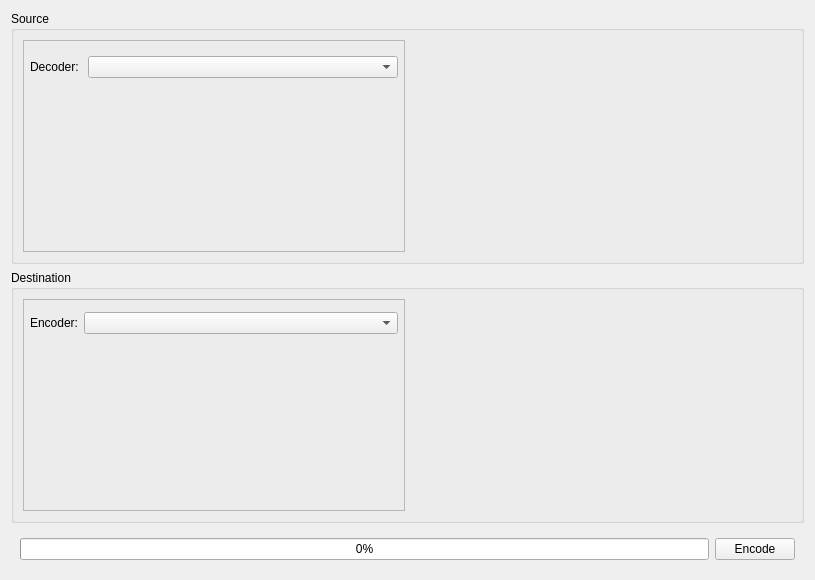
<?xml version="1.0" encoding="UTF-8"?>
<ui version="4.0">
 <class>Encode</class>
 <widget class="QWidget" name="Encode">
  <property name="geometry">
   <rect>
    <x>0</x>
    <y>0</y>
    <width>815</width>
    <height>580</height>
   </rect>
  </property>
  <property name="windowTitle">
   <string>Form</string>
  </property>
  <layout class="QVBoxLayout" name="verticalLayout">
   <item>
    <widget class="QGroupBox" name="sourceGroupBox">
     <property name="title">
      <string>Source</string>
     </property>
     <layout class="QHBoxLayout" name="horizontalLayout">
      <item>
       <widget class="QFrame" name="sourceSettingsFrame">
        <property name="minimumSize">
         <size>
          <width>200</width>
          <height>100</height>
         </size>
        </property>
        <property name="frameShape">
         <enum>QFrame::StyledPanel</enum>
        </property>
        <property name="frameShadow">
         <enum>QFrame::Raised</enum>
        </property>
        <layout class="QVBoxLayout" name="verticalLayout_3">
         <property name="margin">
          <number>6</number>
         </property>
         <item>
          <widget class="QWidget" name="widget_4" native="true">
           <property name="sizePolicy">
            <sizepolicy hsizetype="Minimum" vsizetype="Minimum">
             <horstretch>0</horstretch>
             <verstretch>0</verstretch>
            </sizepolicy>
           </property>
           <layout class="QFormLayout" name="formLayout_3">
            <property name="fieldGrowthPolicy">
             <enum>QFormLayout::AllNonFixedFieldsGrow</enum>
            </property>
            <property name="horizontalSpacing">
             <number>9</number>
            </property>
            <property name="verticalSpacing">
             <number>9</number>
            </property>
            <property name="margin">
             <number>0</number>
            </property>
            <item row="0" column="1">
             <widget class="QWidget" name="widget_2" native="true">
              <layout class="QHBoxLayout" name="horizontalLayout_4">
               <property name="margin">
                <number>0</number>
               </property>
              </layout>
             </widget>
            </item>
            <item row="1" column="0">
             <widget class="QLabel" name="label">
              <property name="text">
               <string>Decoder:</string>
              </property>
             </widget>
            </item>
            <item row="1" column="1">
             <widget class="QComboBox" name="decoderComboBox"/>
            </item>
           </layout>
          </widget>
         </item>
         <item>
          <widget class="QStackedWidget" name="decoderOptionsStackedWidget">
           <property name="sizePolicy">
            <sizepolicy hsizetype="Expanding" vsizetype="Expanding">
             <horstretch>0</horstretch>
             <verstretch>0</verstretch>
            </sizepolicy>
           </property>
           <widget class="QWidget" name="defaultDecoderOptions"/>
           <widget class="XYZMCodecOptionsController" name="xyzmOptions"/>
           <widget class="HolovideoEncoderOptionsController" name="holovideoOptions"/>
           <widget class="NineFringeCodecOptionsController" name="nineFringeOptions"/>
           <widget class="SixFringeCodecOptionsController" name="sixFringeOptions"/>
          </widget>
         </item>
        </layout>
       </widget>
      </item>
      <item>
       <widget class="EncodingOpenGLWidget" name="decoderGLWidget" native="true">
        <property name="sizePolicy">
         <sizepolicy hsizetype="Expanding" vsizetype="Expanding">
          <horstretch>0</horstretch>
          <verstretch>0</verstretch>
         </sizepolicy>
        </property>
       </widget>
      </item>
     </layout>
    </widget>
   </item>
   <item>
    <widget class="QGroupBox" name="destinationGroupBox">
     <property name="title">
      <string>Destination</string>
     </property>
     <layout class="QHBoxLayout" name="horizontalLayout_3">
      <item>
       <widget class="QFrame" name="destSettingsFrame">
        <property name="minimumSize">
         <size>
          <width>200</width>
          <height>0</height>
         </size>
        </property>
        <property name="frameShape">
         <enum>QFrame::StyledPanel</enum>
        </property>
        <property name="frameShadow">
         <enum>QFrame::Raised</enum>
        </property>
        <layout class="QVBoxLayout" name="verticalLayout_2">
         <property name="spacing">
          <number>0</number>
         </property>
         <property name="margin">
          <number>6</number>
         </property>
         <item>
          <widget class="QWidget" name="widget_6" native="true">
           <layout class="QFormLayout" name="formLayout">
            <property name="fieldGrowthPolicy">
             <enum>QFormLayout::AllNonFixedFieldsGrow</enum>
            </property>
            <property name="margin">
             <number>0</number>
            </property>
            <item row="0" column="1">
             <widget class="QWidget" name="widget_3" native="true">
              <layout class="QHBoxLayout" name="horizontalLayout_5">
               <property name="margin">
                <number>0</number>
               </property>
              </layout>
             </widget>
            </item>
            <item row="1" column="0">
             <widget class="QLabel" name="label_4">
              <property name="text">
               <string>Encoder:</string>
              </property>
             </widget>
            </item>
            <item row="1" column="1">
             <widget class="QComboBox" name="encoderComboBox"/>
            </item>
           </layout>
          </widget>
         </item>
         <item>
          <widget class="QStackedWidget" name="encoderOptionsStackedWidget">
           <property name="sizePolicy">
            <sizepolicy hsizetype="Expanding" vsizetype="Expanding">
             <horstretch>0</horstretch>
             <verstretch>0</verstretch>
            </sizepolicy>
           </property>
           <widget class="QWidget" name="defaultEncoderOptions"/>
           <widget class="HolovideoEncoderOptionsController" name="holovideoEncodeOptions"/>
           <widget class="HoloimageEncoderOptionsController" name="holoimageEncodeOptions"/>
           <widget class="DepthmapCodecOptionsController" name="depthMapOptions"/>
          </widget>
         </item>
        </layout>
       </widget>
      </item>
      <item>
       <widget class="EncodingOpenGLWidget" name="encoderGLWidget" native="true">
        <property name="sizePolicy">
         <sizepolicy hsizetype="Expanding" vsizetype="Expanding">
          <horstretch>0</horstretch>
          <verstretch>0</verstretch>
         </sizepolicy>
        </property>
       </widget>
      </item>
     </layout>
    </widget>
   </item>
   <item>
    <widget class="QWidget" name="widget" native="true">
     <layout class="QHBoxLayout" name="horizontalLayout_2">
      <item>
       <widget class="QProgressBar" name="encodingProgress">
        <property name="value">
         <number>0</number>
        </property>
       </widget>
      </item>
      <item>
       <widget class="QPushButton" name="encodeButton">
        <property name="text">
         <string>Encode</string>
        </property>
       </widget>
      </item>
     </layout>
    </widget>
   </item>
  </layout>
 </widget>
 <customwidgets>
  <customwidget>
   <class>EncodingOpenGLWidget</class>
   <extends>QWidget</extends>
   <header>EncodingOpenGLWidget.h</header>
   <container>1</container>
  </customwidget>
  <customwidget>
   <class>DepthmapCodecOptionsController</class>
   <extends>QWidget</extends>
   <header>Encode/DepthmapCodecOptionsController.h</header>
   <container>1</container>
  </customwidget>
  <customwidget>
   <class>NineFringeCodecOptionsController</class>
   <extends>QWidget</extends>
   <header>Encode/NineFringeCodecOptionsController.h</header>
   <container>1</container>
  </customwidget>
  <customwidget>
   <class>SixFringeCodecOptionsController</class>
   <extends>QWidget</extends>
   <header>Encode/SixFringeCodecOptionsController.h</header>
   <container>1</container>
  </customwidget>
  <customwidget>
   <class>XYZMCodecOptionsController</class>
   <extends>QWidget</extends>
   <header>Encode/XYZMCodecOptionsController.h</header>
   <container>1</container>
  </customwidget>
  <customwidget>
   <class>HolovideoEncoderOptionsController</class>
   <extends>QWidget</extends>
   <header>Encode/HolovideoEncoderOptionsController.h</header>
   <container>1</container>
  </customwidget>
  <customwidget>
   <class>HoloimageEncoderOptionsController</class>
   <extends>QWidget</extends>
   <header>Encode/HoloimageEncoderOptionsController.h</header>
   <container>1</container>
  </customwidget>
 </customwidgets>
 <tabstops>
  <tabstop>decoderComboBox</tabstop>
  <tabstop>encoderComboBox</tabstop>
  <tabstop>encodeButton</tabstop>
 </tabstops>
 <resources/>
 <connections/>
</ui>
